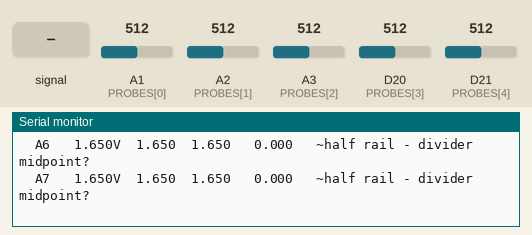
The sketch below on a simulated Arduino Zero (SAMD21). On the bench: the last lines printed to the serial monitor. The test bench sets the inputs (shaded band); at power-on: A1 (PROBES[0]) = 512, A2 (PROBES[1]) = 512, A3 (PROBES[2]) = 512, D20 (PROBES[3]) = 512, D21 (PROBES[4]) = 512 (analog values on the 0–1023 scale).

Above: at 1.2 s.
1.3 s: A1 (PROBES[0]) fed a 200 Hz sine of ±81 counts around its level
4.0 s: A1 (PROBES[0]) set to 716
7.0 s: A2 (PROBES[1]) set to 992
10.0 s: A3 (PROBES[2]) set to 30
At 11.4 s:
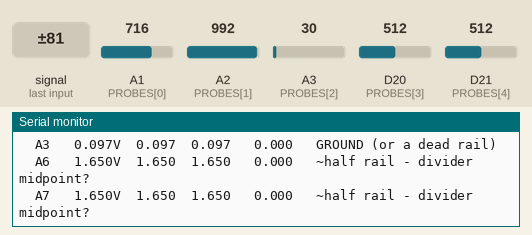
13.0 s: D20 (PROBES[3]) fed a 200 Hz sine of ±81 counts around its level
14.5 s: D21 (PROBES[4]) fed a 200 Hz sine of ±81 counts around its level
At 16.1 s:
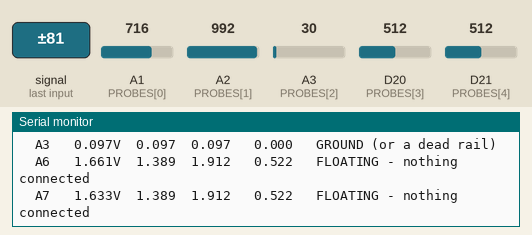
Timing chart, 0 to 17.0 s (numbered marks = the images above; inputs shaded):
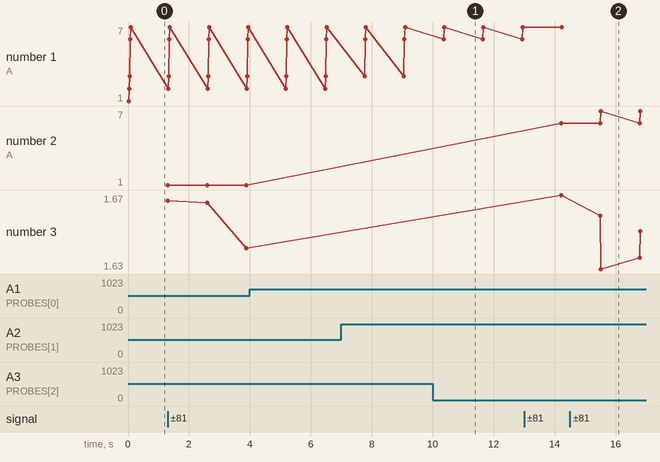

The sketch:

00c_voltmeter.ino
```cpp
/*
 * LightGuide Edge - 00c_voltmeter
 * COM683 CW2 | Vishnu Vekariya B00969091 | Ulster University
 *
 * Turns the Nano into a multimeter so wiring questions can be MEASURED rather than
 * guessed at from photographs.
 *
 * HOW TO USE
 *   Put one end of a jumper into the Nano's A1 pin. Touch/plug the other end into
 *   whatever breadboard point you want to test. Read the voltage over serial.
 *   A2, A3, A6 and A7 work the same way if you want four probes at once.
 *
 * >>> SAFETY: these pins are 3.3 V maximum. NEVER probe a 5 V point. <<<
 *     Everything in this build should be 3.3 V, which is exactly what we are
 *     confirming. If a reading pins at 3.3 V, disconnect and check before assuming.
 *
 * WHAT THE READINGS MEAN
 *   3.25 - 3.30 V   a live 3V3 rail
 *   ~0.00 V         ground, or a dead rail
 *   1.5 - 1.8 V     the midpoint of a 1:1-ish divider, or an LED clamping
 *   floating/noisy  nothing connected (the value drifts and the spread is large)
 *
 * The spread (min/max over the sample window) is printed alongside the mean,
 * because a floating probe wanders while a real rail sits rock steady. That
 * distinction is the whole point - a single averaged number would hide it.
 */

const int PROBES[] = {A1, A2, A3, A6, A7};
const char* NAMES[] = {"A1", "A2", "A3", "A6", "A7"};
const int N = sizeof(PROBES) / sizeof(PROBES[0]);

const float VREF = 3.3f;
const float ADC_MAX = 4095.0f;
const int SAMPLES = 64;

void setup() {
  Serial.begin(115200);
  while (!Serial && millis() < 8000) { }
  analogReadResolution(12);
  for (int i = 0; i < N; i++) pinMode(PROBES[i], INPUT);

  Serial.println();
  Serial.println(F("=================================================="));
  Serial.println(F(" NANO AS VOLTMETER"));
  Serial.println(F("=================================================="));
  Serial.println(F(" Jumper from A1 (or A2/A3/A6/A7) to the point to test."));
  Serial.println(F(" MAX 3.3V - never probe a 5V point."));
  Serial.println();
  Serial.println(F(" WHAT TO MEASURE, in this order:"));
  Serial.println(F("  1. The Nano's own 3V3 pin      -> expect ~3.3V steady"));
  Serial.println(F("                                    (proves the probe works)"));
  Serial.println(F("  2. The breadboard + rail        -> is it actually fed?"));
  Serial.println(F("  3. The HC-SR04 VCC pin          -> is the module powered?"));
  Serial.println(F("  4. The HC-SR04 ECHO wire        -> idle should be ~0V"));
  Serial.println(F("  5. Each end of the resistors    -> reveals any divider"));
  Serial.println();
  Serial.println(F(" probe   volts    min     max     spread   reading"));
}

void loop() {
  for (int i = 0; i < N; i++) {
    int lo = 4095, hi = 0;
    long acc = 0;
    for (int s = 0; s < SAMPLES; s++) {
      int v = analogRead(PROBES[i]);
      acc += v;
      if (v < lo) lo = v;
      if (v > hi) hi = v;
      delayMicroseconds(150);
    }
    float mean = (acc / (float)SAMPLES) * VREF / ADC_MAX;
    float vlo = lo * VREF / ADC_MAX;
    float vhi = hi * VREF / ADC_MAX;
    float spread = vhi - vlo;

    Serial.print(F("  ")); Serial.print(NAMES[i]);
    Serial.print(F("   ")); Serial.print(mean, 3);
    Serial.print(F("V  ")); Serial.print(vlo, 3);
    Serial.print(F("  ")); Serial.print(vhi, 3);
    Serial.print(F("   ")); Serial.print(spread, 3);
    Serial.print(F("   "));

    // Interpretation. The spread is what separates "connected to something" from
    // "dangling in free air" - a floating input wanders, a driven node does not.
    // Threshold set from measured behaviour: unconnected pins on this board wander
    // by 0.10-1.0 V around ~0.3 V. Anything under ~0.09 V of spread is a real node.
    if (spread > 0.09f)              Serial.println(F("FLOATING - nothing connected"));
    else if (mean > 3.10f)           Serial.println(F("3V3 rail - live"));
    else if (mean < 0.15f)           Serial.println(F("GROUND (or a dead rail)"));
    else if (mean > 1.4f && mean < 2.0f) Serial.println(F("~half rail - divider midpoint?"));
    else                             Serial.println(F("intermediate - note the value"));
  }
  Serial.println();
  delay(1200);
}
```

Measured:
- after the input at 10.0 s, the serial monitor: prints a new line after 0.34 s (image 1)
- after the input at 14.5 s, the serial monitor: prints a new line after 1.0 s (image 2)
- plotted number 3: 1.64 → 1.67 after the input at 13.0 s, 1.67 → 1.65 after the input at 14.5 s
